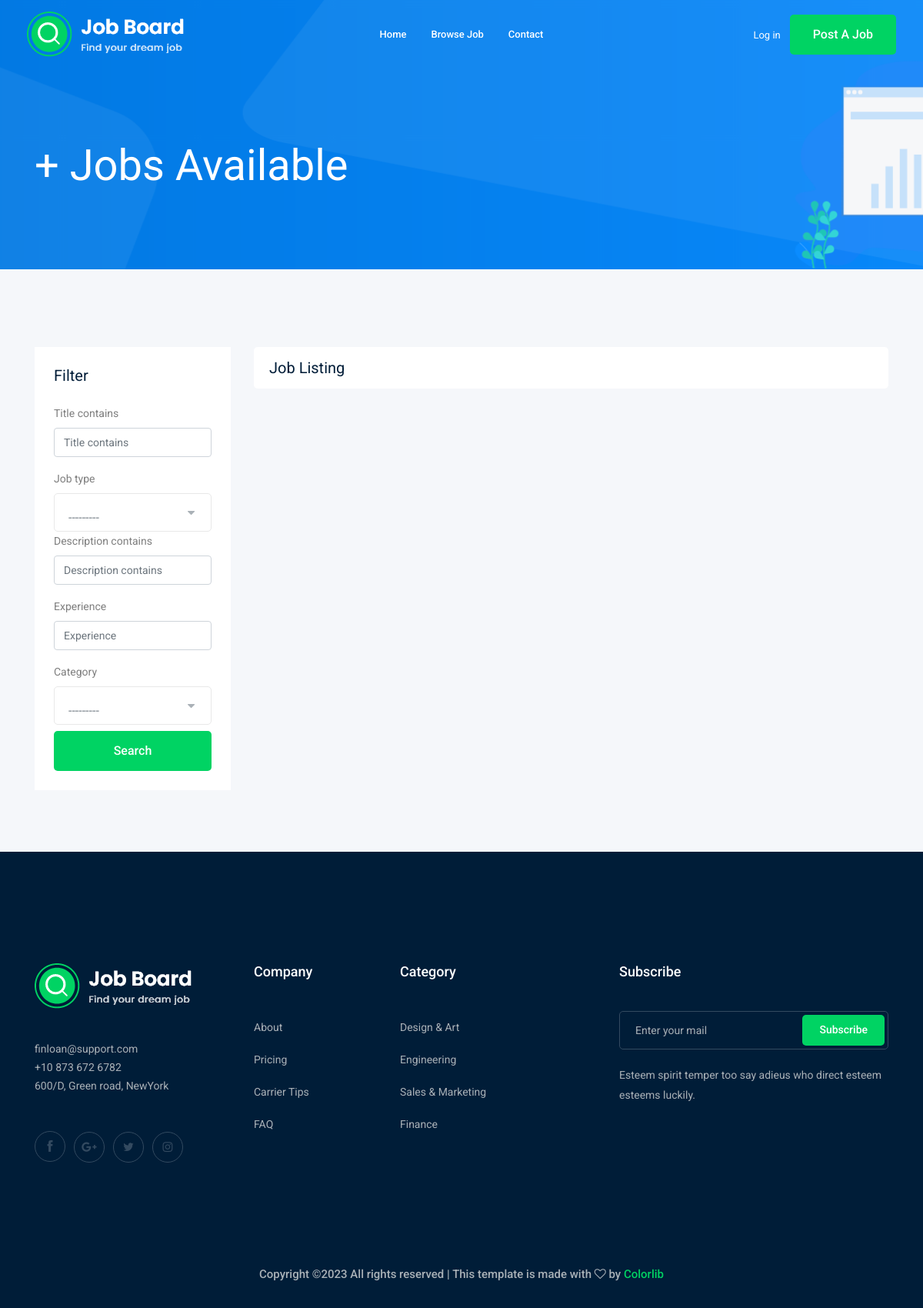
The app's page /jobs/, older data.
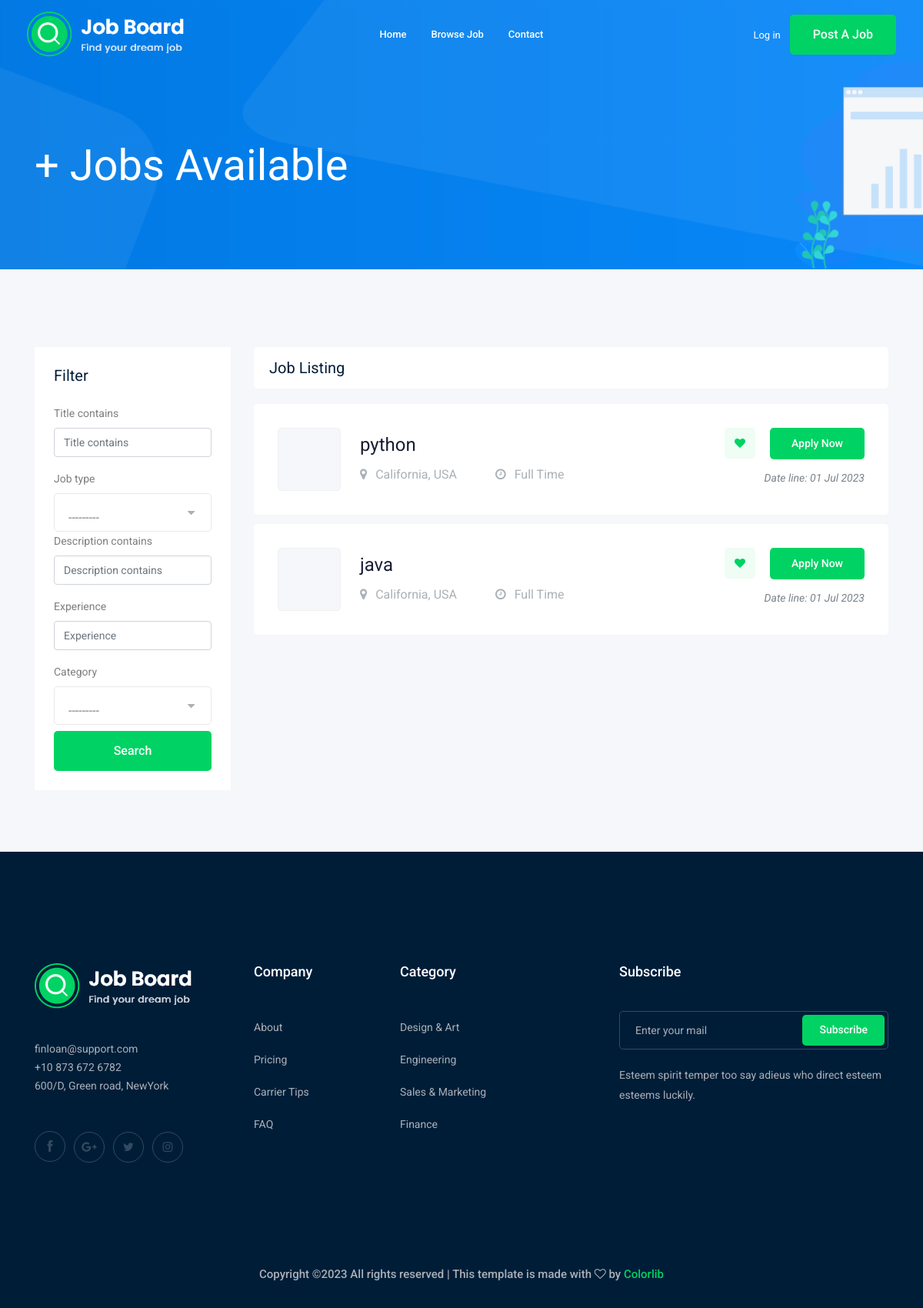
The same page, newer data.
### job/models.py (models this page shows, shortened)
class Job(models.Model):  # table
    owner = models.ForeignKey(User, related_name='job_owner', on_delete=models.CASCADE)
    title = models.CharField(max_length=100)  # column
    job_type = models.CharField(max_length=15 , choices=JOB_TYPE)
    description = models.TextField(max_length=1000)
    published_at = models.DateTimeField(auto_now=True)
    Vacancy = models.IntegerField(default=1)
    salary = models.IntegerField(default=0)
    experience = models.IntegerField(default=1)
    category = models.ForeignKey('Category',on_delete=models.CASCADE)
    image = models.ImageField(upload_to=image_upload)
    slug = models.SlugField(blank=True, null=True)
    def __str__(self):
        return self.title

### job/views.py (the view)
# urls.py: path("", views.job_list, name="job_list"),
def job_list(request):
    job_list = Job.objects.all()
    myfilter = JobFilter(request.GET,queryset=job_list)
    job_list = myfilter.qs
    paginator = Paginator(job_list, 3) # Show 25 contacts per page.
    page_number = request.GET.get('page')
    page_obj = paginator.get_page(page_number)
    context = {'jobs' :page_obj , 'myfilter' : myfilter} # template name
    return render(request,'job/job_list.html',context)

### job/models.py (called while the page is built)
    def __str__(self):
        return self.name

### job/templates/job/job_list.html (shortened to what this page needs)
{% extends 'base.html' %}
{% load bootstrap4 %}
{% block body %}
    <div class="bradcam_area bradcam_bg_1">
        <div class="container">
            <div class="row">
                <div class="col-xl-12">
                    <div class="bradcam_text">
                        <h3>{{jobs.count}}+ Jobs Available</h3>
                    </div>
                </div>
            </div>
        </div>
    </div>
    <div class="job_listing_area plus_padding">
        <div class="container">
            <div class="row">
                <div class="col-lg-3">
                    <div class="job_filter white-bg">
                        <div class="form_inner white-bg">
                            <h3>Filter</h3>
                            <form method="GET">
                                {% bootstrap_form myfilter.form %}
                                <input type="submit" value="Search" class="boxed-btn3 w-100 mt-2">
                            </form>
                        </div>
                    </div>
                </div>
                <div class="col-lg-9">
                    <div class="recent_joblist_wrap">
                        <div class="recent_joblist white-bg ">
                            <div class="row align-items-center">
                                <div class="col-md-6">
                                    <h4>Job Listing</h4>
                                </div>
                                <div class="col-md-6">
                                </div>
                            </div>
                        </div>
                    </div>
                    <div class="job_lists m-0">
                        <div class="row">
                           {% for job in jobs %}
                            <div class="col-lg-12 col-md-12">
                                <div class="single_jobs white-bg d-flex justify-content-between">
                                    <div class="jobs_left d-flex align-items-center">
                                        <div class="thumb">
                                        </div>
                                        <div class="jobs_conetent">
                                            <a href="{% url 'jobs:job_detail' job.slug %}"><h4>{{job}}</h4></a>
                                            <div class="links_locat d-flex align-items-center">
                                                <div class="location">
                                                    <p> <i class="fa fa-map-marker"></i> California, USA</p>
                                                </div>
                                                <div class="location">
                                                    <p> <i class="fa fa-clock-o"></i> {{job.job_type}}</p>
                                                </div>
                                            </div>
                                        </div>
                                    </div>
                                    <div class="jobs_right">
                                        <div class="apply_now">
                                            <a class="heart_mark" href="#"> <i class="fa fa-heart"></i> </a>
                                            <a href="{% url 'jobs:job_detail' job.slug %}" class="boxed-btn3">Apply Now</a>
                                        </div>
                                        <div class="date">
                                            <p>Date line: {{job.published_at|date:'d M o'}}</p>
                                        </div>
                                    </div>
                                </div>
                            </div>
                            {% endfor %}
                        </div>
                    </div>
                </div>
            </div>
        </div>
    </div>
{% endblock body %}

### templates/base.html (shortened to what this page needs)
{% load static %}
<!doctype html>
<html class="no-js" lang="zxx">
<head>
    <link rel="stylesheet" href="{% static 'css/bootstrap.min.css' %}">
    <link rel="stylesheet" href="{% static 'css/owl.carousel.min.css' %}">
    <link rel="stylesheet" href="{% static 'css/magnific-popup.css' %}">
    <link rel="stylesheet" href="{% static 'css/font-awesome.min.css' %}">
    <link rel="stylesheet" href="{% static 'css/themify-icons.css' %}">
    <link rel="stylesheet" href="{% static 'css/nice-select.css' %}">
    <link rel="stylesheet" href="{% static 'css/flaticon.css' %}">
    <link rel="stylesheet" href="{% static 'css/jquery-ui.css' %}">
    <link rel="stylesheet" href="{% static 'css/gijgo.css' %}">
    <link rel="stylesheet" href="{% static 'css/animate.min.css' %}">
    <link rel="stylesheet" href="{% static 'css/slicknav.css' %}">
    <link rel="stylesheet" href="{% static 'css/style.css' %}">
</head>
<body>
    <header>
        <div class="header-area ">
            <div id="sticky-header" class="main-header-area">
                <div class="container-fluid ">
                    <div class="header_bottom_border">
                        <div class="row align-items-center">
                            <div class="col-xl-3 col-lg-2">
                                <div class="logo">
                                    <a href="index.html">
                                        <img src="img/logo.png" alt="">
                                    </a>
                                </div>
                            </div>
                            <div class="col-xl-6 col-lg-7">
                                <div class="main-menu  d-none d-lg-block">
                                    <nav>
                                        <ul id="navigation">
                                            <li><a href="/">home</a></li>
                                            <li><a href="{% url 'jobs:job_list' %}">Browse Job</a></li>
                                            <li><a href="{% url 'contact:contact' %}">Contact</a></li>
                                        </ul>
                                    </nav>
                                </div>
                            </div>
                            <div class="col-xl-3 col-lg-3 d-none d-lg-block">
                                <div class="Appointment">
                                    {% if request.user.is_authenticated %}
                                    <div class="phone_num d-none d-xl-block">
                                        <a href="{% url 'accounts:profile' %}">Profile</a>
                                    </div>
                                    {% else %}
                                        <div class="phone_num d-none d-xl-block">
                                            <a href="{% url 'login' %}">Log in</a>
                                        </div>
                                    {% endif %}
                                    <div class="d-none d-lg-block">
                                        <a class="boxed-btn3" href="{% url 'jobs:add_job' %}">Post a Job</a>
                                    </div>
                                </div>
                            </div>
                            <div class="col-12">
                            </div>
                        </div>
                    </div>
                </div>
            </div>
        </div>
    </header>
    {% block body %}
    {% endblock body %}
    <footer class="footer">
        <div class="footer_top">
            <div class="container">
                <div class="row">
                    <div class="col-xl-3 col-md-6 col-lg-3">
                        <div class="footer_widget wow fadeInUp" data-wow-duration="1s" data-wow-delay=".3s">
                            <div class="footer_logo">
                                <a href="#">
                                    <img src="img/logo.png" alt="">
                                </a>
                            </div>
                            <p>
                                finloan@support.com <br>
                                +10 873 672 6782 <br>
                                600/D, Green road, NewYork
                            </p>
                            <div class="socail_links">
                                <ul>
                                    <li>
                                        <a href="#">
                                            <i class="ti-facebook"></i>
                                        </a>
                                    </li>
                                    <li>
                                        <a href="#">
                                            <i class="fa fa-google-plus"></i>
                                        </a>
                                    </li>
                                    <li>
                                        <a href="#">
                                            <i class="fa fa-twitter"></i>
                                        </a>
                                    </li>
                                    <li>
                                        <a href="#">
                                            <i class="fa fa-instagram"></i>
                                        </a>
                                    </li>
                                </ul>
                            </div>
                        </div>
                    </div>
                    <div class="col-xl-2 col-md-6 col-lg-2">
                        <div class="footer_widget wow fadeInUp" data-wow-duration="1.1s" data-wow-delay=".4s">
                            <h3 class="footer_title">
                                Company
                            </h3>
                            <ul>
                                <li><a href="#">About </a></li>
                                <li><a href="#"> Pricing</a></li>
                                <li><a href="#">Carrier Tips</a></li>
                                <li><a href="#">FAQ</a></li>
                            </ul>
                        </div>
                    </div>
                    <div class="col-xl-3 col-md-6 col-lg-3">
                        <div class="footer_widget wow fadeInUp" data-wow-duration="1.2s" data-wow-delay=".5s">
                            <h3 class="footer_title">
                                Category
                            </h3>
                            <ul>
                                <li><a href="#">Design & Art</a></li>
                                <li><a href="#">Engineering</a></li>
                                <li><a href="#">Sales & Marketing</a></li>
                                <li><a href="#">Finance</a></li>
                            </ul>
                        </div>
                    </div>
                    <div class="col-xl-4 col-md-6 col-lg-4">
                        <div class="footer_widget wow fadeInUp" data-wow-duration="1.3s" data-wow-delay=".6s">
                            <h3 class="footer_title">
                                Subscribe
                            </h3>
                            <form action="#" class="newsletter_form">
                                <input type="text" placeholder="Enter your mail">
                                <button type="submit">Subscribe</button>
                            </form>
                            <p class="newsletter_text">Esteem spirit temper too say adieus who direct esteem esteems
                                luckily.</p>
                        </div>
                    </div>
                </div>
            </div>
        </div>
        <div class="copy-right_text wow fadeInUp" data-wow-duration="1.4s" data-wow-delay=".3s">
            <div class="container">
                <div class="row">
                    <div class="col-xl-12">
                        <p class="copy_right text-center">
Copyright &copy;<script>document.write(new Date().getFullYear());</script> All rights reserved | This template is made with <i class="fa fa-heart-o" aria-hidden="true"></i> by <a href="https://colorlib.com" target="_blank">Colorlib</a>
                        </p>
                    </div>
                </div>
            </div>
        </div>
    </footer>
</body>
</html>

Row changes from the older to the newer data that the page shows:
added Job: title "python", job_type "Full Time", published_at "01 Jul 2023"
added Job: title "java", job_type "Full Time", published_at "01 Jul 2023"
